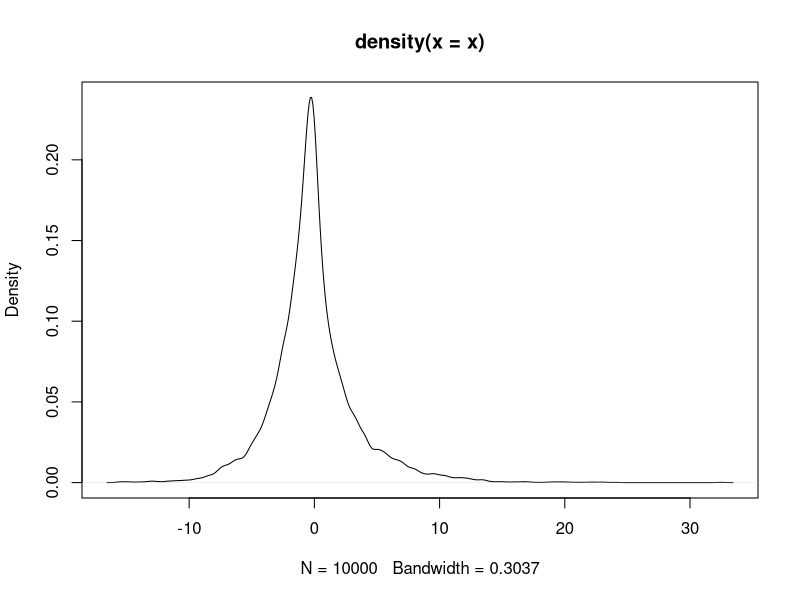
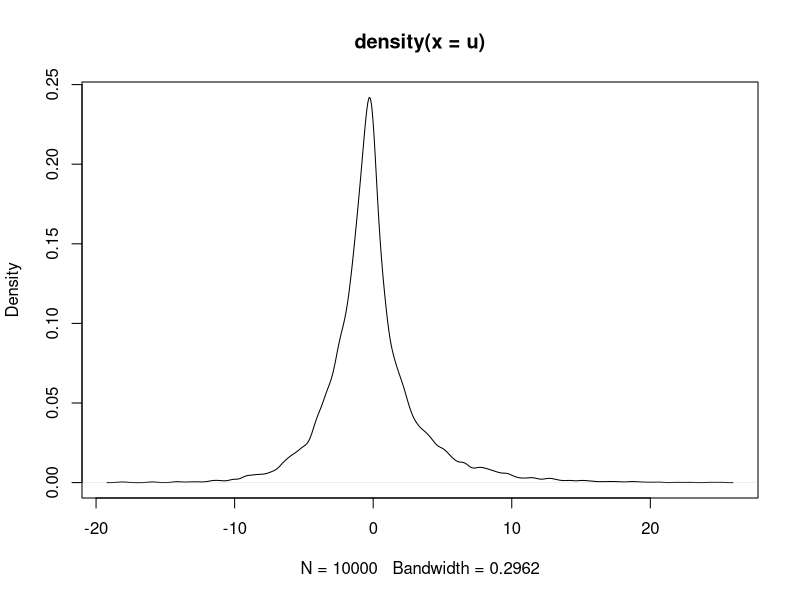

R code for these plots, in order:
## ---- chunk 1
knitr::opts_chunk$set(echo = TRUE)
library(MASS)
## ---- chunk 2
set.seed(1234)
coins <- sample(c('H', 'T'), 10, replace = TRUE, prob = c(0.5, 0.5))
## ---- chunk 3
cointable <- table(coins)
heads <- unname(cointable[1])
heads
## ---- chunk 4
set.seed(1234)
heads = NULL
seeds = sample.int(1000, 10000, replace = TRUE)
for  (i in 1:10000) {
  set.seed(seeds[i])
  coins <- sample(c('H', 'T'), 10, replace = TRUE, prob = c(0.5, 0.5))
  cointable <- table(coins)
  if (length(cointable) < 2)
    if (names(cointable) == "H")
      heads[i] <- 0
    else
      heads[i] <- 10
  else
    heads[i] <- unname(cointable[1])
}

table(heads)
## ---- chunk 5
unname(table(heads)[8]) / 10000
## ---- chunk 6
set.seed(123)
x1 <- rnorm(10000)
set.seed(456)
x2 <- rnorm(10000)
set.seed(789)
x3 <- rnorm(10000)
## ---- chunk 7
x <- 2*(x1*x2 - x2*x3 - x1*x3)
plot(density(x))
## ---- chunk 8
set.seed(123)
u1 <- rchisq(10000, 1)
set.seed(456)
u2 <- rchisq(10000, 1)
set.seed(789)
u3 <- rchisq(10000, 1)
## ---- chunk 9
u <- 2*u1 - u2 - u3
plot(density(u))
## ---- chunk 10
pvals <- NULL
for (i in 1:10000) {
  set.seed(seeds[i])
  x1 = rnorm(10000)
  x2 = rnorm(10000)
  x3 = rnorm(10000)
  u1 = rchisq(10000, 1)
  u2 = rchisq(10000, 1)
  u3 = rchisq(10000, 1)
  
  x <- 2*(x1*x2 - x2*x3 - x1*x3)
  u <- 2*u1 - u2 - u3
  
  pvals[i] <- ks.test(x, u, alternative = 't')$p
}
head(pvals)
## ---- chunk 11
pcount = NULL
for (i in 1:10000) {
  if (pvals[i] > 0.05)
    pcount[i] <- 1
  else
    pcount[i] <- 0
}

# Output percent of pvals above 0.05
sum(pcount) / 10000
## ---- chunk 12
set.seed(1234)
xcenter = rnorm(10)
xskew = rnorm(10, mean = 1, sd = 1)
## ---- chunk 13
t.test(xcenter, xskew, alternative = 't')
## ---- chunk 14
for (i in 1:10000) {
  set.seed(seeds[i])
  xcenter = rnorm(10)
  xskew = rnorm(10, mean = 1, sd = 1)
  pvals[i] = t.test(xcenter, xskew, alternative = 't')$p.value
  if (pvals[i] < 0.05)
    pcount[i] <- 1
  else
    pcount[i] <- 0
}

sum(pcount) / 10000
